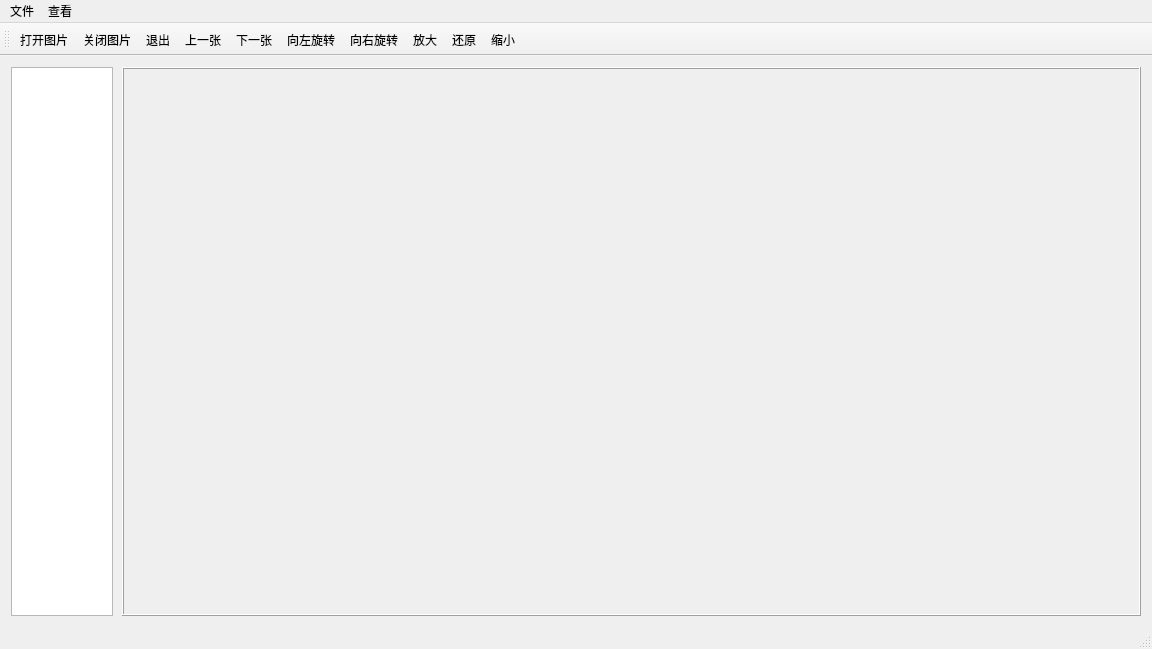
<?xml version="1.0" encoding="UTF-8"?>
<ui version="4.0">
 <class>MainWindow</class>
 <widget class="QMainWindow" name="MainWindow">
  <property name="geometry">
   <rect>
    <x>0</x>
    <y>0</y>
    <width>1152</width>
    <height>649</height>
   </rect>
  </property>
  <property name="font">
   <font>
    <family>WenQuanYi Micro Hei Mono</family>
   </font>
  </property>
  <property name="windowTitle">
   <string>MainWindow</string>
  </property>
  <widget class="QWidget" name="centralWidget">
   <layout class="QHBoxLayout" name="horizontalLayout_2">
    <item>
     <layout class="QHBoxLayout" name="horizontalLayout" stretch="1,0,10">
      <item>
       <widget class="QListView" name="listView"/>
      </item>
      <item>
       <spacer name="horizontalSpacer">
        <property name="orientation">
         <enum>Qt::Horizontal</enum>
        </property>
        <property name="sizeType">
         <enum>QSizePolicy::Fixed</enum>
        </property>
        <property name="sizeHint" stdset="0">
         <size>
          <width>3</width>
          <height>20</height>
         </size>
        </property>
       </spacer>
      </item>
      <item>
       <widget class="QWidget" name="widget" native="true">
        <layout class="QGridLayout" name="gridLayout">
         <property name="leftMargin">
          <number>0</number>
         </property>
         <property name="topMargin">
          <number>0</number>
         </property>
         <property name="rightMargin">
          <number>0</number>
         </property>
         <property name="bottomMargin">
          <number>0</number>
         </property>
         <item row="0" column="0">
          <widget class="QScrollArea" name="scrollArea">
           <property name="frameShape">
            <enum>QFrame::Box</enum>
           </property>
           <property name="frameShadow">
            <enum>QFrame::Raised</enum>
           </property>
           <property name="verticalScrollBarPolicy">
            <enum>Qt::ScrollBarAsNeeded</enum>
           </property>
           <property name="sizeAdjustPolicy">
            <enum>QAbstractScrollArea::AdjustToContents</enum>
           </property>
           <property name="widgetResizable">
            <bool>true</bool>
           </property>
           <widget class="QWidget" name="scrollAreaWidgetContents">
            <property name="geometry">
             <rect>
              <x>0</x>
              <y>0</y>
              <width>1011</width>
              <height>501</height>
             </rect>
            </property>
            <widget class="QLabel" name="label">
             <property name="geometry">
              <rect>
               <x>10</x>
               <y>10</y>
               <width>991</width>
               <height>481</height>
              </rect>
             </property>
             <property name="text">
              <string/>
             </property>
             <property name="pixmap">
              <pixmap resource="pic/pic.qrc">:/pic/background.png</pixmap>
             </property>
             <property name="scaledContents">
              <bool>true</bool>
             </property>
             <property name="alignment">
              <set>Qt::AlignCenter</set>
             </property>
            </widget>
           </widget>
          </widget>
         </item>
        </layout>
       </widget>
      </item>
     </layout>
    </item>
   </layout>
  </widget>
  <widget class="QMenuBar" name="menuBar">
   <property name="geometry">
    <rect>
     <x>0</x>
     <y>0</y>
     <width>1152</width>
     <height>25</height>
    </rect>
   </property>
   <widget class="QMenu" name="menu">
    <property name="title">
     <string>文件</string>
    </property>
    <addaction name="open_action"/>
    <addaction name="closePic_action"/>
    <addaction name="separator"/>
    <addaction name="closeWin_action"/>
   </widget>
   <widget class="QMenu" name="menu_2">
    <property name="title">
     <string>查看</string>
    </property>
    <addaction name="left_action"/>
    <addaction name="right_action"/>
    <addaction name="separator"/>
    <addaction name="turn_to_left"/>
    <addaction name="turn_to_right"/>
    <addaction name="to_big"/>
    <addaction name="to_small"/>
    <addaction name="reduction_action"/>
   </widget>
   <addaction name="menu"/>
   <addaction name="menu_2"/>
  </widget>
  <widget class="QToolBar" name="mainToolBar">
   <property name="layoutDirection">
    <enum>Qt::LeftToRight</enum>
   </property>
   <property name="movable">
    <bool>true</bool>
   </property>
   <property name="allowedAreas">
    <set>Qt::AllToolBarAreas</set>
   </property>
   <property name="iconSize">
    <size>
     <width>40</width>
     <height>40</height>
    </size>
   </property>
   <property name="toolButtonStyle">
    <enum>Qt::ToolButtonTextUnderIcon</enum>
   </property>
   <attribute name="toolBarArea">
    <enum>TopToolBarArea</enum>
   </attribute>
   <attribute name="toolBarBreak">
    <bool>false</bool>
   </attribute>
   <addaction name="open_action"/>
   <addaction name="closePic_action"/>
   <addaction name="closeWin_action"/>
   <addaction name="left_action"/>
   <addaction name="right_action"/>
   <addaction name="turn_to_left"/>
   <addaction name="turn_to_right"/>
   <addaction name="to_big"/>
   <addaction name="reduction_action"/>
   <addaction name="to_small"/>
  </widget>
  <widget class="QStatusBar" name="statusBar"/>
  <action name="open_action">
   <property name="icon">
    <iconset resource="pic/pic.qrc">
     <normaloff>:/pic/open.ico</normaloff>:/pic/open.ico</iconset>
   </property>
   <property name="text">
    <string>打开图片</string>
   </property>
   <property name="shortcut">
    <string>Ctrl+O</string>
   </property>
  </action>
  <action name="closePic_action">
   <property name="icon">
    <iconset resource="pic/pic.qrc">
     <normaloff>:/pic/close.ico</normaloff>:/pic/close.ico</iconset>
   </property>
   <property name="text">
    <string>关闭图片</string>
   </property>
   <property name="shortcut">
    <string>Ctrl+W</string>
   </property>
  </action>
  <action name="closeWin_action">
   <property name="icon">
    <iconset resource="pic/pic.qrc">
     <normaloff>:/pic/quit.ico</normaloff>:/pic/quit.ico</iconset>
   </property>
   <property name="text">
    <string>退出</string>
   </property>
   <property name="shortcut">
    <string>Ctrl+Q</string>
   </property>
  </action>
  <action name="left_action">
   <property name="icon">
    <iconset resource="pic/pic.qrc">
     <normaloff>:/pic/left.ico</normaloff>:/pic/left.ico</iconset>
   </property>
   <property name="text">
    <string>上一张</string>
   </property>
   <property name="shortcut">
    <string>Up</string>
   </property>
  </action>
  <action name="right_action">
   <property name="icon">
    <iconset resource="pic/pic.qrc">
     <normaloff>:/pic/right.ico</normaloff>:/pic/right.ico</iconset>
   </property>
   <property name="text">
    <string>下一张</string>
   </property>
   <property name="shortcut">
    <string>Down</string>
   </property>
  </action>
  <action name="turn_to_left">
   <property name="icon">
    <iconset resource="pic/pic.qrc">
     <normaloff>:/pic/turn_to_left.ico</normaloff>:/pic/turn_to_left.ico</iconset>
   </property>
   <property name="text">
    <string>向左旋转</string>
   </property>
  </action>
  <action name="turn_to_right">
   <property name="icon">
    <iconset resource="pic/pic.qrc">
     <normaloff>:/pic/turn_to_right.ico</normaloff>:/pic/turn_to_right.ico</iconset>
   </property>
   <property name="text">
    <string>向右旋转</string>
   </property>
  </action>
  <action name="to_big">
   <property name="icon">
    <iconset resource="pic/pic.qrc">
     <normaloff>:/pic/big.ico</normaloff>:/pic/big.ico</iconset>
   </property>
   <property name="text">
    <string>放大</string>
   </property>
  </action>
  <action name="to_small">
   <property name="icon">
    <iconset resource="pic/pic.qrc">
     <normaloff>:/pic/small.ico</normaloff>:/pic/small.ico</iconset>
   </property>
   <property name="text">
    <string>缩小</string>
   </property>
  </action>
  <action name="reduction_action">
   <property name="icon">
    <iconset resource="pic/pic.qrc">
     <normaloff>:/pic/restore.ico</normaloff>:/pic/restore.ico</iconset>
   </property>
   <property name="text">
    <string>还原</string>
   </property>
  </action>
 </widget>
 <layoutdefault spacing="6" margin="11"/>
 <resources>
  <include location="pic/pic.qrc"/>
 </resources>
 <connections/>
</ui>
